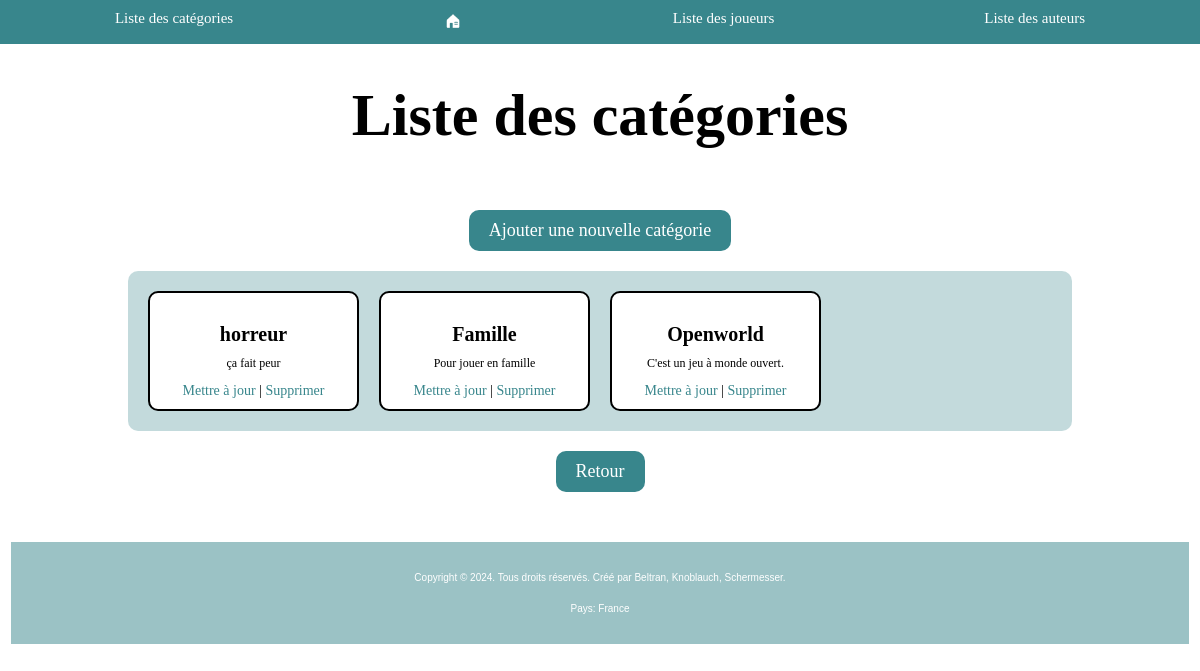
The page /index_categories/ on the database as committed earlier.
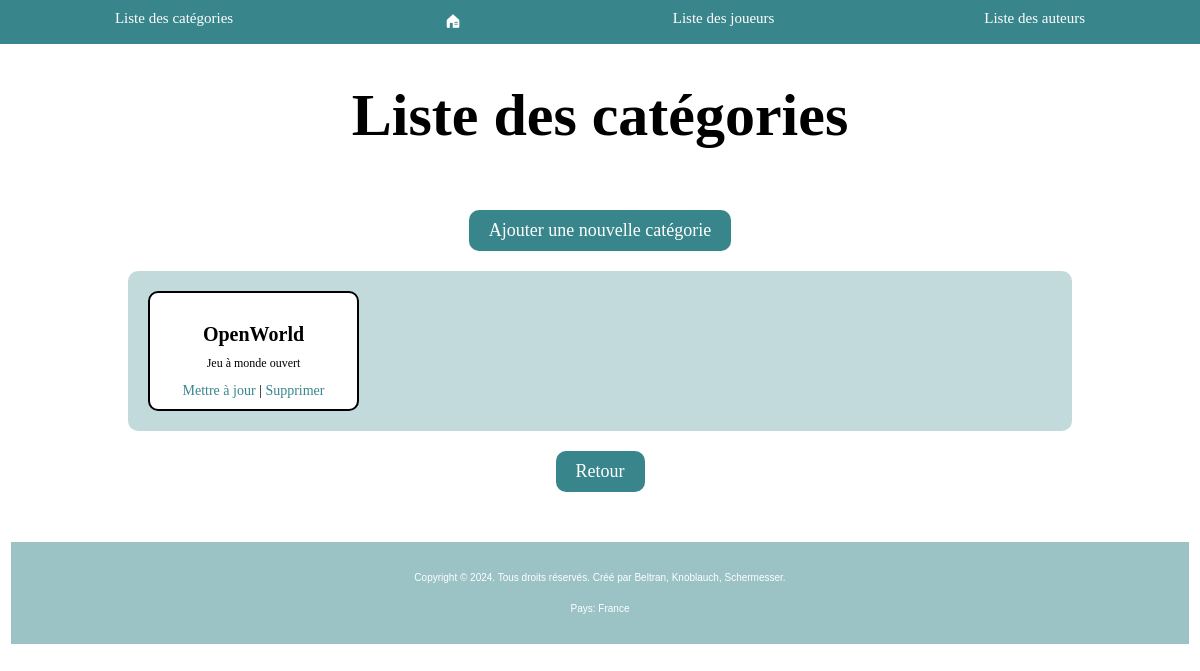
The same page on the database as committed later.
### ludotheque/models.py (models this page shows, shortened)
class Categories(models.Model):
    nom = models.CharField(max_length=100)
    desc = models.TextField(blank=True, null=True)

### ludotheque/views_categories.py (the view)
# urls.py: path('index_categories/', views_categories.categories_index),
def categories_index(request):
    liste = list(models.Categories.objects.all())
    return render(request, "categories/index.html", {"liste" : liste})

### ludotheque/templates/categories/index.html (shortened to what this page needs)
<!DOCTYPE html>
<html lang="en">
{% load static %}
<head>
    <link rel="stylesheet" type="text/css" href="{% static 'main.css' %}"/>
</head>
<body>
{% include 'main_nav.html' %}
<div class="containerSecond">
    <h1 class="mainTitle">Liste des catégories</h1>
    <a class="addButton" href="/ajout_categories/">Ajouter une nouvelle catégorie</a>
    <article class="categoryList">
        {% for c in liste %}
            <div class="categoryItem">
                <p class="categoryName">{{ c.nom }}</p>
                <p class="categoryDesc">{{ c.desc }}</p>
                <div class="categoryActions">
                    <a class="edit" href="/update_categories/{{ c.id }}">Mettre à jour</a> |
                    <a class="edit" href="/delete_categories/{{ c.id }}">Supprimer</a>
                </div>
            </div>
        {% endfor %}
    </article>
    <a class="backButton" href="/">Retour</a>
{% include 'main_footer.html' %}
</div>
</body>
</html>

Rows that differ between the two databases and show on the page:
removed Categories: nom "horreur", desc "ça fait peur"
removed Categories: nom "Famille", desc "Pour jouer en famille"
removed Categories: nom "Openworld", desc "C'est un jeu à monde ouvert."
added Categories: nom "OpenWorld", desc "Jeu à monde ouvert"
